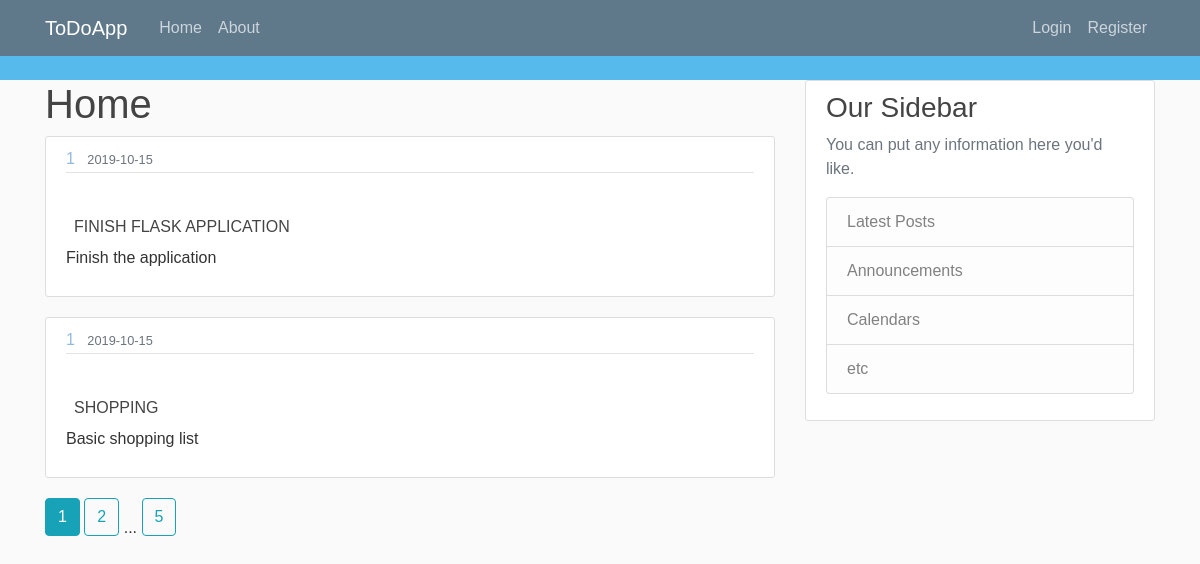
Page /home on the earlier database version.
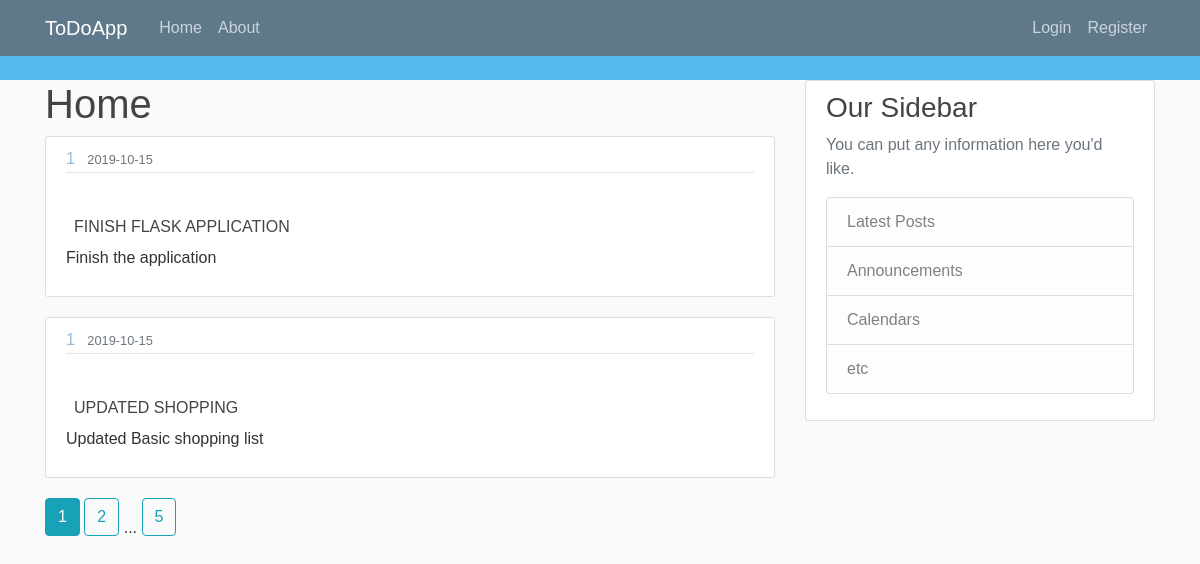
Same page on the later database version.
### flasktodo/models.py (models this page shows, shortened)
class Lists(db.Model):
    listid = db.Column(db.Integer, primary_key=True)
    title = db.Column(db.String(20), unique=True, nullable= False)
    date_created  = db.Column(db.DateTime, nullable=False, default = datetime.utcnow)
    content = db.Column(db.Text , nullable= False)
    user_id = db.Column(db.Integer, db.ForeignKey('user.user_id'), nullable =False)

### flasktodo/main/routes.py (the view)
@main.route('/')
@main.route('/home')
def home():
    page = request.args.get('page', 1, type =int)
    lists= Lists.query.paginate( page=page, per_page=2)
    return render_template('home.html', lists = lists)

### flasktodo/templates/home.html
{% extends 'base.html' %}
{% block content %}
<h1>Home</h1>
{% for lists in lists.items%}
<article class="media content-section">
        <div class="media-body">
          <div class="article-metadata">
            <a class="mr-2" href="#">{{ lists.user_id }}</a>
            <small class="text-muted">{{ lists.date_created.strftime('%Y-%m-%d') }}</small>
          </div>
          <h2><a class="article-title" href="{{ url_for('lists.list', list_id= lists.listid) }}">{{ lists.title }}</a></h2>
          <p class="article-content">{{ lists.content }}</p>
        </div>
      </article>
{%endfor%}
{% for page_num in lists.iter_pages(left_edge=1, right_edge=1, left_current=1, right_current=2) %}
{% if page_num %}
  {% if lists.page == page_num %}
    <a class="btn btn-info mb-4" href="{{ url_for('main.home', page=page_num) }}">{{ page_num }}</a>
  {% else %}
    <a class="btn btn-outline-info mb-4" href="{{ url_for('main.home', page=page_num) }}">{{ page_num }}</a>
  {% endif %}
{% else %}
  ...
{% endif %}
{% endfor %}
{% endblock %}

### flasktodo/templates/base.html (shortened to what this page needs)
<!DOCTYPE html>
<html>
{% block head %}
<header class="site-header">
  <nav class="navbar navbar-expand-md navbar-dark bg-steel fixed-top">
    <div class="container">
      <a class="navbar-brand mr-4" href="/">ToDoApp</a>
      <div class="collapse navbar-collapse" id="navbarToggle">
        <div class="navbar-nav mr-auto">
          <a class="nav-item nav-link" href="{{ url_for('main.home') }}">Home</a>
          <a class="nav-item nav-link" href="{{ url_for('main.about') }}">About</a>
        </div>
        <div class="navbar-nav">
          {% if current_user.is_authenticated %}
          <a class="nav-item nav-link" href="{{ url_for('users.account') }}">Account</a>
          <a class="nav-item nav-link" href="{{ url_for('users.logout') }}">Logout</a>
          <a class="nav-item nav-link" href="{{ url_for('lists.new_list') }}">New Task</a>
          {% else %}
          <a class="nav-item nav-link" href="{{ url_for('users.login') }}">Login</a>
          <a class="nav-item nav-link" href="{{ url_for('users.register') }}">Register</a>
          {% endif %}
        </div>
      </div>
    </div>
  </nav>
</header>
{% endblock %}
<main role="main" class="container">
  <div class="row">
    <div class="col-md-8">
      {% block content %}{% endblock %}
    </div>
    <div class="col-md-4">
      <div class="content-section">
        <h3>Our Sidebar</h3>
        <p class='text-muted'>You can put any information here you'd like.
          <ul class="list-group">
            <li class="list-group-item list-group-item-light">Latest Posts</li>
            <li class="list-group-item list-group-item-light">Announcements</li>
            <li class="list-group-item list-group-item-light">Calendars</li>
            <li class="list-group-item list-group-item-light">etc</li>
          </ul>
        </p>
      </div>
    </div>
  </div>
</main>
</body>
<link rel="stylesheet" href="https://stackpath.bootstrapcdn.com/bootstrap/4.3.1/css/bootstrap.min.css"
>
<link rel="stylesheet" href="{{ url_for('static', filename='css/main.css') }}">
<link rel="stylesheet" href="{{ url_for('static', filename='css/login.css') }}">
</html>

### flasktodo/static/css/main.css (style rules this page uses)
h1, h2, h3, h4, h5, h6 { color: #444444; }
.bg-steel { background-color: #5f788a; }
.site-header .navbar-nav .nav-link { color: #cbd5db; }
.content-section { background: #ffffff; padding: 10px 20px; border: 1px solid #dddddd; border-radius: 3px; margin-bottom: 20px; }
.article-title { color: #444444; }
.article-content { white-space: pre-line; }
.article-metadata { padding-bottom: 1px; margin-bottom: 4px; border-bottom: 1px solid #e3e3e3 }

### flasktodo/static/css/login.css (style rules this page uses)
html { background-color: #56baed; }
a { color: #92badd; display:inline-block; text-decoration: none; font-weight: 400; }
h2 { text-align: center; font-size: 16px; font-weight: 600; text-transform: uppercase; display:inline-block; margin: 40px 8px 10px 8px; color: #cccccc; }

Differences in the rows shown:
changed Lists: title "SHOPPING" → "UPDATED SHOPPING"; content "Basic shopping list" → "Updated Basic shopping list"
